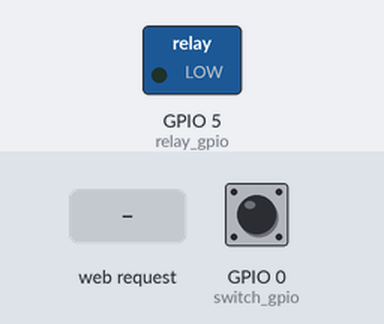
Bench run of a sketch on a simulated ESP8266 (Wemos D1 mini). Shown: switched loads named in the sketch (green lamp = pin HIGH). The test bench sets the inputs (shaded band); at power-on: GPIO 0 (switch_gpio) HIGH. WiFi joins after 1.5 s; servers stay silent unless stated; web services answer with replies made up by the test bench; what the sketch prints to the serial monitor is not drawn.

Above: at 3.2 s.
3.3 s: HTTP request GET /door received
At 4.4 s:
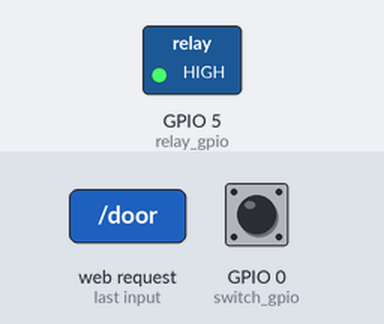
6.0 s: GPIO 0 (switch_gpio) pulled LOW for 1.1 s
8.8 s: GPIO 0 (switch_gpio) pulled LOW for 1.1 s
Timing chart, 0 to 11.8 s (numbered marks = the images above; inputs shaded):
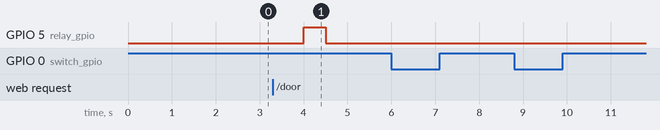

The sketch:

GarageDoor_Master.ino
```cpp
/* GarageDoor is an application created for ESP8266 boards, allowing you to remotely open and close your garagedoor.
 * GarageDoor will also send you push notifications to your phone when the door opens or closes using IFTTT Webhooks channel, even if the door is operated manually.
 * IFTTT push notification requires a magnetic reed switch to be installed.
 *
 * The code below was originally created for a Wemos D1 Mini board.
 */


#include <ESP8266WiFi.h>
#include <WiFiClient.h>
#include <ESP8266WebServer.h>

const int relay_gpio = 5;
const int switch_gpio = 0;
const char* ssid     = "yourNetwork";
const char* password = "wifiKey";
const char* host = "maker.ifttt.com";
const char* MAKERkey = "yourIFTTTmakerKeyCode";

int ifOpen;
boolean positionChanged;

ESP8266WebServer server(80);

void handle_root() {
  server.send(200, "text/plain", "Hi there, try something else!");
  delay(100);
}

void activateDoor() {
  digitalWrite(relay_gpio, HIGH);
  delay(500);
  digitalWrite(relay_gpio,LOW);
  server.send(200, "text/plain", "Door activated.");
  delay(100);
}

void checkDoor() {
  server.send(200, "text/plain", (digitalRead(switch_gpio)?("Door position: OPEN"):("Door position: CLOSED")));
  delay(100);
}


void makerEvent(String event) {
      // Use WiFiClient class to create TCP connections
    WiFiClient client;
    const int httpPort = 80;
    if (!client.connect(host, httpPort)) {
      Serial.println("connection failed");
      return;
    }

     // This will send the request to the IFTTT server
    client.print(String("GET ") + "http://maker.ifttt.com/trigger/" + event + "/with/key/" + MAKERkey + " HTTP/1.1\r\n" +
               "Host: " + host + "\r\n" +
               "Connection: close\r\n\r\n");
    delay(500);

    // Read all the lines of the reply from server and print them to Serial
    while(client.available()){
      String line = client.readStringUntil('\r');
      Serial.print(line);
    }

    delay(500);
}

void setup(void)
{
  pinMode(switch_gpio, INPUT_PULLUP); //use internal pullup avaliable on Wemos D1 pin 0
  pinMode(relay_gpio, OUTPUT);

  Serial.begin(115200);

  // Connect to WiFi network
  WiFi.mode(WIFI_STA);
  WiFi.begin(ssid, password);
  Serial.print("\nConnecting to WIFI");

  while (WiFi.status() != WL_CONNECTED) {
    Serial.print(".");
    delay(500);
  }

  Serial.println("WIFI OK \n\n");
  Serial.print("IP address:\n");
  Serial.println(WiFi.localIP());

  server.on("/", handle_root);
  server.on("/door", activateDoor);
  server.on("/check_door", checkDoor);

  server.begin();
  Serial.println("HTTP Server started");
  delay(500);
}


void loop(void)
{
  ifOpen = digitalRead(switch_gpio);

  while (ifOpen == digitalRead(switch_gpio)) {                        //this will loop until the position of door changes(ifOpen)
      server.handleClient();
      Serial.println((digitalRead(switch_gpio))?("Door position: OPEN"):("Door position: CLOSED"));
      delay(2000);
  }
      if (digitalRead(switch_gpio) == HIGH) {                         //if position of door is changed from LOW(closed) to HIGH(open), call the IFTTT Webhook event with name "door_open"
        makerEvent("door_open");
      }
      else {
        makerEvent("door_closed");                                    //if position of door is changed from HIGH(open) to LOW(closed), call the IFTTT Webhook event with name "door_closed"
      }
  }
```

Measured:
- after the input at 3.3 s, GPIO 5 (relay_gpio): LOW → HIGH after 0.70 s, → LOW 0.50 s later
- after the input at 6.0 s, every drawn part: stays the same
- after the input at 8.8 s, every drawn part: stays the same
